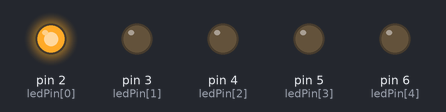
A sketch run on a simulated Arduino Uno, built with avr-gcc and run on an emulated ATmega328P. On the bench: output pins drawn as LEDs (lit = HIGH).

Above: at 0.2 s.
At 1.2 s:
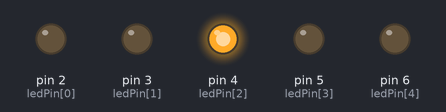
At 1.7 s:
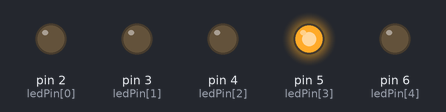
At 2.2 s:
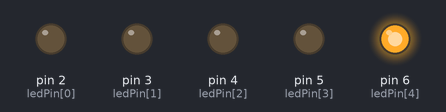
At 4.7 s:
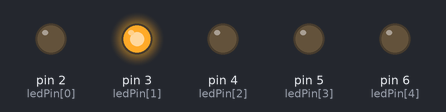
Timing chart, 0 to 5.2 s (numbered marks = the images above):
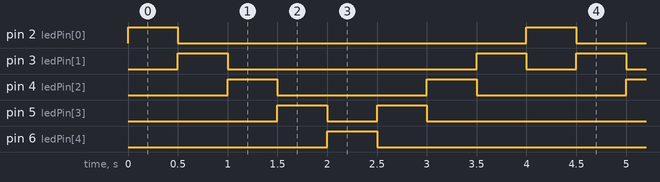

The sketch:

2.Running-5-LED.ino
```cpp
#define jumlahled 5  //Jumlah LED

int ledPin[jumlahled] = { 2, 3, 4, 5, 6 };  //pin LED Dari kiri ke kanan

void setup() {
  Serial.begin(9600);

  for (int i = 0; i < 5; i++) {
    pinMode(ledPin[i], OUTPUT);
  }
}

void loop() {
  // Menyalakan LED secara berurutan dari kiri ke kanan (maju)
  for (int i = 0; i < jumlahled; i++) {
    digitalWrite(ledPin[i], HIGH);
    delay(500);
    digitalWrite(ledPin[i], LOW);
  };

  // Menyalakan LED secara berurutan dari kanan ke kiri (mundur)
  for (int i = jumlahled - 2; i > 0; i--) {
    digitalWrite(ledPin[i], HIGH);
    delay(500);
    digitalWrite(ledPin[i], LOW);
  }
}
```

Measured:
- by itself, pin 2 (ledPin[0]), pin 6 (ledPin[4]): alternates HIGH for 0.50 s and LOW for 3.5 s
- by itself, pin 3 (ledPin[1]): repeats every 4.0 s: LOW 2.5 s, HIGH 0.50 s, LOW 0.50 s, HIGH 0.50 s
- by itself, pin 4 (ledPin[2]): alternates HIGH for 0.50 s and LOW for 1.5 s
- by itself, pin 5 (ledPin[3]): repeats every 4.0 s: LOW 0.50 s, HIGH 0.50 s, LOW 2.5 s, HIGH 0.50 s
